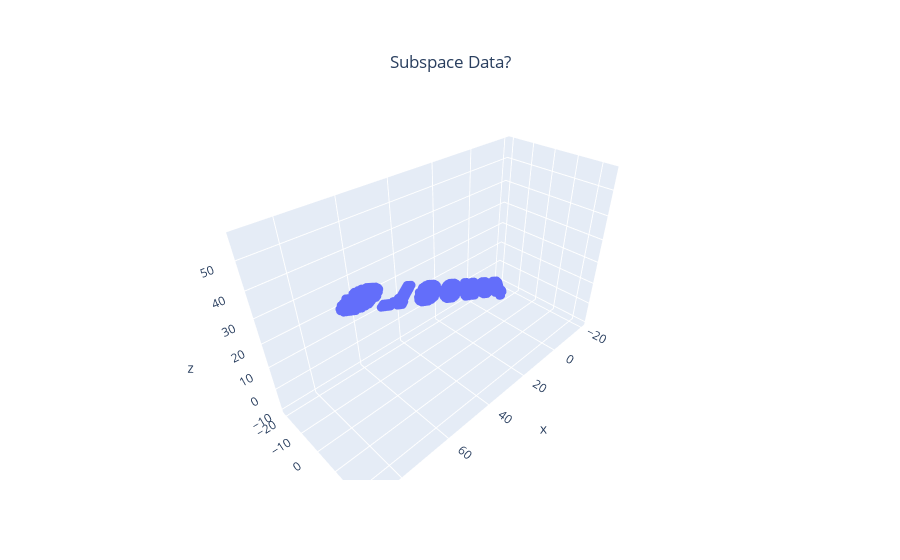

Write notebook code for a chart like this one.
### Code cell
# CELL 2
Np = 3 # dimension of the ambient space to which data will be projected
B = np.random.rand(Np,2) # generate a random basis
ND_Data = B@T1 # convert or project 2D data points to Np Dimensions, in other words project data points onto a plane in some Np-Dimensional space
# we start with 3 dimensions so that we can view
# let's view the projected text in 3D
CMe(ND_Data)

### Figure 1 — Plotly figure (JSON) as saved in the notebook; plotly's stock layout.template omitted (floating-point values rounded to 4 significant figures; data arrays with more than 128 entries replaced by an {"elided": "..."} marker saying what was removed)
{"data": [{"marker": {"size": 3}, "mode": "markers", "name": "Plane", "type": "scatter3d", "x": {"elided": "932 float values"}, "y": {"elided": "932 float values"}, "z": {"elided": "932 float values"}}], "layout": {"title": {"text": "Subspace Data?", "x": 0.5, "xanchor": "center", "y": 0.9, "yanchor": "top"}}}
